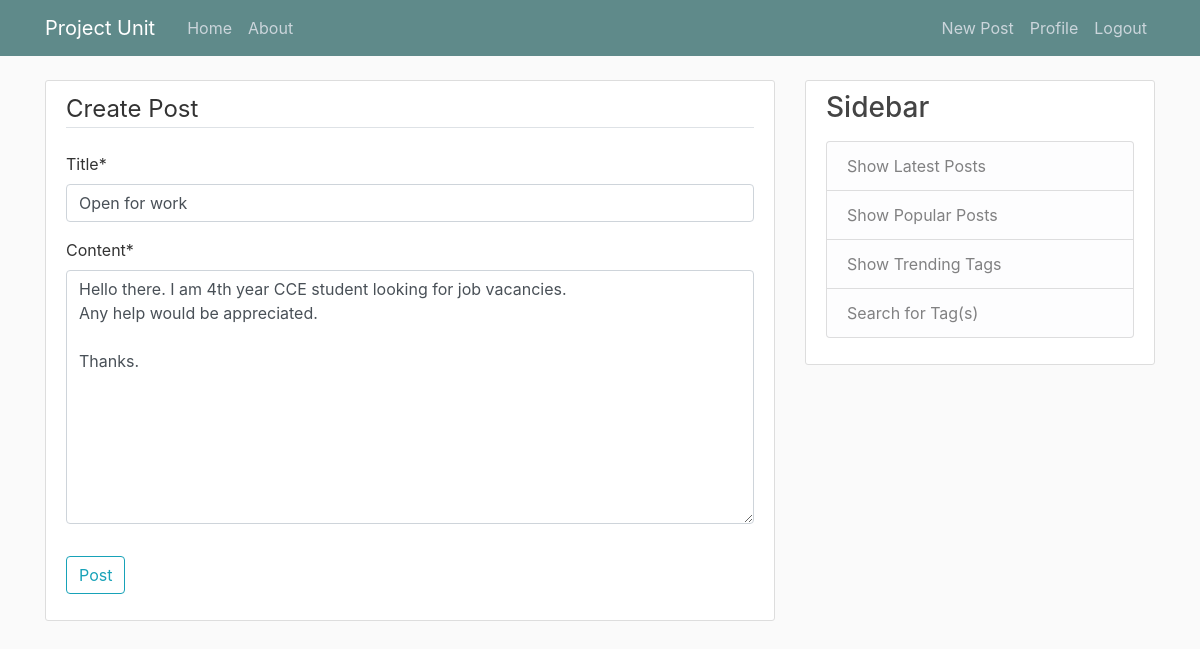
The page /post/6/update/ (signed in) on the database its author committed.
### projectunit/models.py (models this page shows, shortened)
class Post(models.Model):
    title = models.CharField(max_length=100)
    content = models.TextField()
    date_posted = models.DateTimeField(default=timezone.now)
    author = models.ForeignKey(User, on_delete=models.CASCADE)

### projectunit/views.py (the view, shortened to what this page needs)
# urls.py: path('post/<int:pk>/update/', PostUpdateView.as_view(), name='post-update'),
class PostUpdateView(LoginRequiredMixin, UserPassesTestMixin, UpdateView):
    model = Post
    fields = ['title', 'content']
    def test_func(self):
        post = self.get_object()
        if self.request.user == post.author:
            return True
        return False

### projectunit/templates/projectunit/post_form.html (shortened to what this page needs)
{% extends "projectunit/base.html" %}
{% load crispy_forms_tags %}
{% block content %}
    <div class="content-section">
        <form method="POST">
            <fieldset class="form-group">
                <legend class="border-bottom mb-4">Create Post</legend>
                {{ form|crispy }}
            </fieldset>
            <div class="form-group">
                <button class="btn btn-outline-info" type="submit">Post</button>
            </div>
        </form>
    </div>
{% endblock content %}

### projectunit/static/projectunit/main.css (style rules this page uses)
body { background: #fafafa; color: #333333; margin-top: 5rem; }
.content-section { background: #ffffff; padding: 10px 20px; border: 1px solid #dddddd; border-radius: 3px; margin-bottom: 20px; }

### rows shown on the page
Post: title "Open for work", content "Hello there. I am 4th year CCE student looking for job vacancies. Any help would be appreciated. Thanks."
